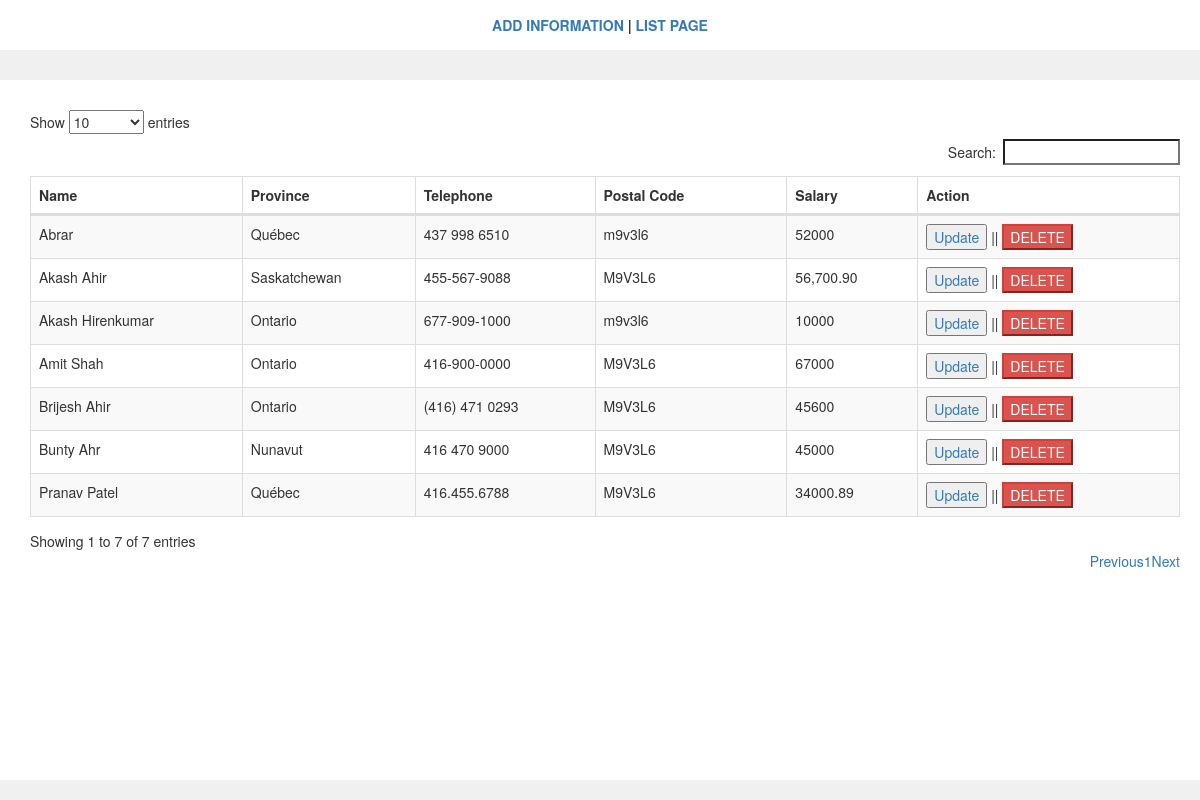
The page /jmir_list.php on the database its author committed.
### tables this page shows
CREATE TABLE `users` (
  `User_Id` int(11) NOT NULL,
  `Name` varchar(1000) NOT NULL,
  `Province` varchar(1000) NOT NULL,
  `Telephone` varchar(17) NOT NULL,
  `Postalcode` varchar(7) NOT NULL,
  `Salary` varchar(1000) NOT NULL,
  `Datetime` timestamp NOT NULL DEFAULT CURRENT_TIMESTAMP ON UPDATE CURRENT_TIMESTAMP
);

### jmircontroll.php (called while the page is built, shortened)
<?php
include 'jmirmodel.php';
$objectjmirmodel = new jmirmodel();
    $object_usersdisplay = $objectjmirmodel->display_users($fnlconnect,'users');

### jmirmodel.php (called while the page is built, shortened)
<?php
class jmirmodel
{
  public function display_users($fnlconnect,$table)
	{
		$sel = "select * from $table";
		$res = $fnlconnect->query($sel);
		while($row = $res->fetch_object())
		{
			$rw[] = $row;
		}
		return $rw;
	}
}
?>

### jmir_list.php (the view, shortened to what this page needs)
<?php
include 'jmircontroll.php';
?>
<!DOCTYPE html>
<html lang="en">
<head>
  <link rel="stylesheet" href="jmir_css/dataTables.bootstrap.min.css">
  <link rel="stylesheet" href="jmir_css/bootstrap.mintable.css">
</head>
<body>
 <div class="jumbotron text-center">
  <b><a href="jmir_editadd.php">ADD INFORMATION</a> | <a href="jmir_list.php">LIST PAGE</a></b>
 </div>
<div class="container">
<span style="color:#090;"><center><b><?php if(isset($_REQUEST['um'])) { echo $msg; }?></b></center></span>
 <table id="example" class="table table-striped table-bordered" cellspacing="0" width="100%">
        <thead>
            <tr>
                <th>Name</th>
                <th>Province</th>
                <th>Telephone</th>
                <th>Postal Code</th>
                <th>Salary</th>
                <th>Action</th>
            </tr>
        </thead>
        <tbody>
        <?php foreach($object_usersdisplay as $resultuser) {?>
            <tr id="<?php echo $resultuser->User_Id;?>">
                <td><?php echo $resultuser->Name;?></td>
                <td><?php echo $resultuser->Province;?></td>
                <td><?php echo $resultuser->Telephone;?></td>
                <td><?php echo $resultuser->Postalcode;?></td>
                <td><?php echo $resultuser->Salary;?></td>
                <td><a href="jmir_editadd.php?id=<?php echo $resultuser->User_Id;?>&act=u"><input type="button" name="Update<?php echo $resultuser->User_Id;?>" id="Update<?php echo $resultuser->User_Id;?>" value="Update" class=".btn-dangerupdate"/></a> || <button class="btn-danger" name="Delete<?php echo $resultuser->User_Id;?>" id="Delete<?php echo $resultuser->User_Id;?>" rel="<?php echo $resultuser->User_Id;?>">DELETE</button></td>
            </tr>
            <?php } ?>
        </tbody>
    </table>
</body>
</html>

### rows shown on the page
users: Name "Brijesh Ahir", Province "Ontario", Telephone "(416) 471 0293", Postalcode "M9V3L6", Salary "45600"
users: Name "Bunty Ahr", Province "Nunavut", Telephone "416 470 9000", Postalcode "M9V3L6", Salary "45000"
users: Name "Abrar", Province "Québec", Telephone "437 998 6510", Postalcode "m9v3l6", Salary "52000"
users: Name "Akash Ahir", Province "Saskatchewan", Telephone "455-567-9088", Postalcode "M9V3L6", Salary "56,700.90"
users: Name "Akash Hirenkumar", Province "Ontario", Telephone "677-909-1000", Postalcode "m9v3l6", Salary "10000"
users: Name "Pranav Patel", Province "Québec", Telephone "416.455.6788", Postalcode "M9V3L6", Salary "34000.89"
users: Name "Amit Shah", Province "Ontario", Telephone "416-900-0000", Postalcode "M9V3L6", Salary "67000"
